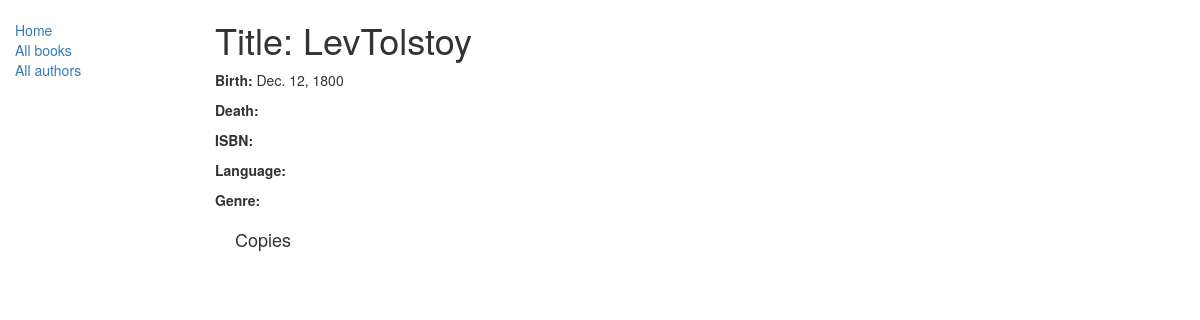
/catalog/author/2, run on the app's committed database.
### catalog/models.py (models this page shows, shortened)
class Author(models.Model):
    first_name = models.CharField(max_length=100)
    last_name = models.CharField(max_length=100)
    date_of_birth = models.DateField('Born', null=True, blank=True)
    date_of_death = models.DateField('Died', null=True, blank=True)

### catalog/views.py (the view)
# urls.py: url(r'^author/(?P<pk>\d+)$', views.AuthorDetailView.as_view(), name='author-detail'),
class AuthorDetailView(generic.DetailView):
    model = Author

### catalog/templates/catalog/author_detail.html (shortened to what this page needs)
{% extends "base_generic.html" %}
{% block content %}
    <h1>Title: {{ author.first_name }}{{ author.last_name }}</h1>
    <p><strong>Birth:</strong> {{ author.date_of_birth }}<p>
    <p><strong>Death:</strong> {{ book.summary }}</p>
    <p><strong>ISBN:</strong> {{ book.isbn }}</p>
    <p><strong>Language:</strong> {{ book.language }}</p>
    <p><strong>Genre:</strong> </p>
    <div style="margin-left:20px;margin-top:20px">
        <h4>Copies</h4>
    </div>
{% endblock %}

### data on the page
Author: first_name "Lev", last_name "Tolstoy", date_of_birth "Dec. 12, 1800"
